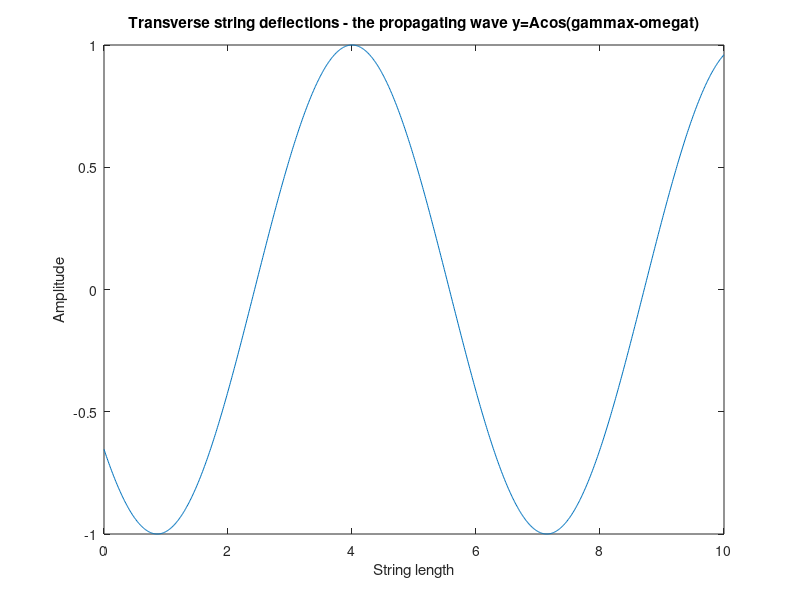

MATLAB code to generate this figure:
%% Propagacja fali
%JN 26.04.2022 Kraków
clear vars
close all
clc
%% Zmienne
t=0:0.01:2; %Wektor czasu
A=1;        %Amplituda
g=1;        %Wave number?
x=0:0.01:10;    %Wektor długości struny
w=10;        %Czestotliwosc w radianach
%fi = (g*x -w*t);    %Faza - jest stała
c=2;      %Prędkość fazowa
%% Nazwa wykresu
figure(1)
title("Transverse string deflections - the propagating wave y=Acos(\gammax-\omegat)")
xlabel("String length")
ylabel("Amplitude")
%% Główna pętla - wyświetlanie
for i=1:1:length(t)
    set(gca,'NextPlot','replacechildren');
    y = A*cos(g*(x - c*t(i)));
    plot(x,y)
    ylim([-1 1])
    pause(0.01)
end